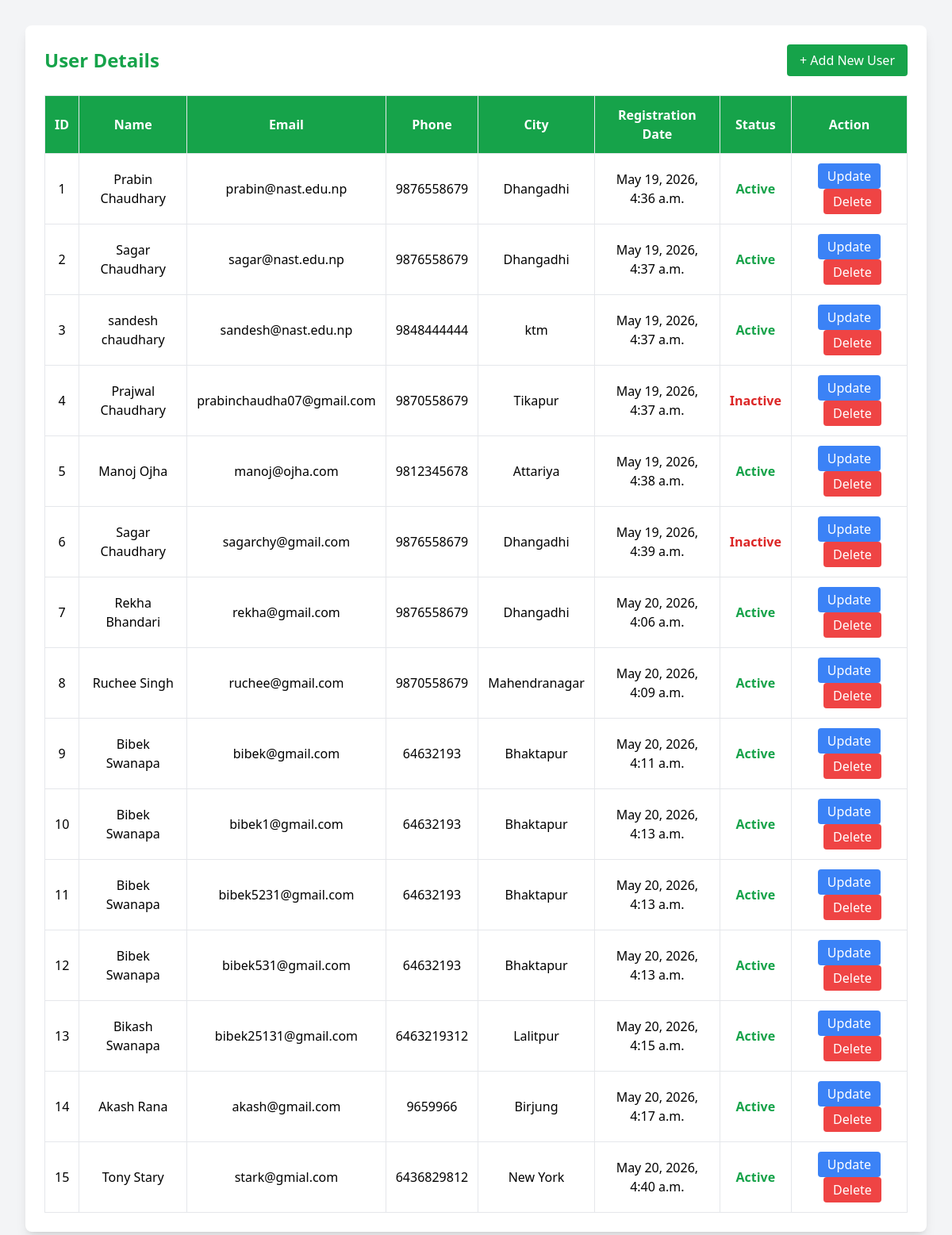
Before: /home/user/ with the older database file.
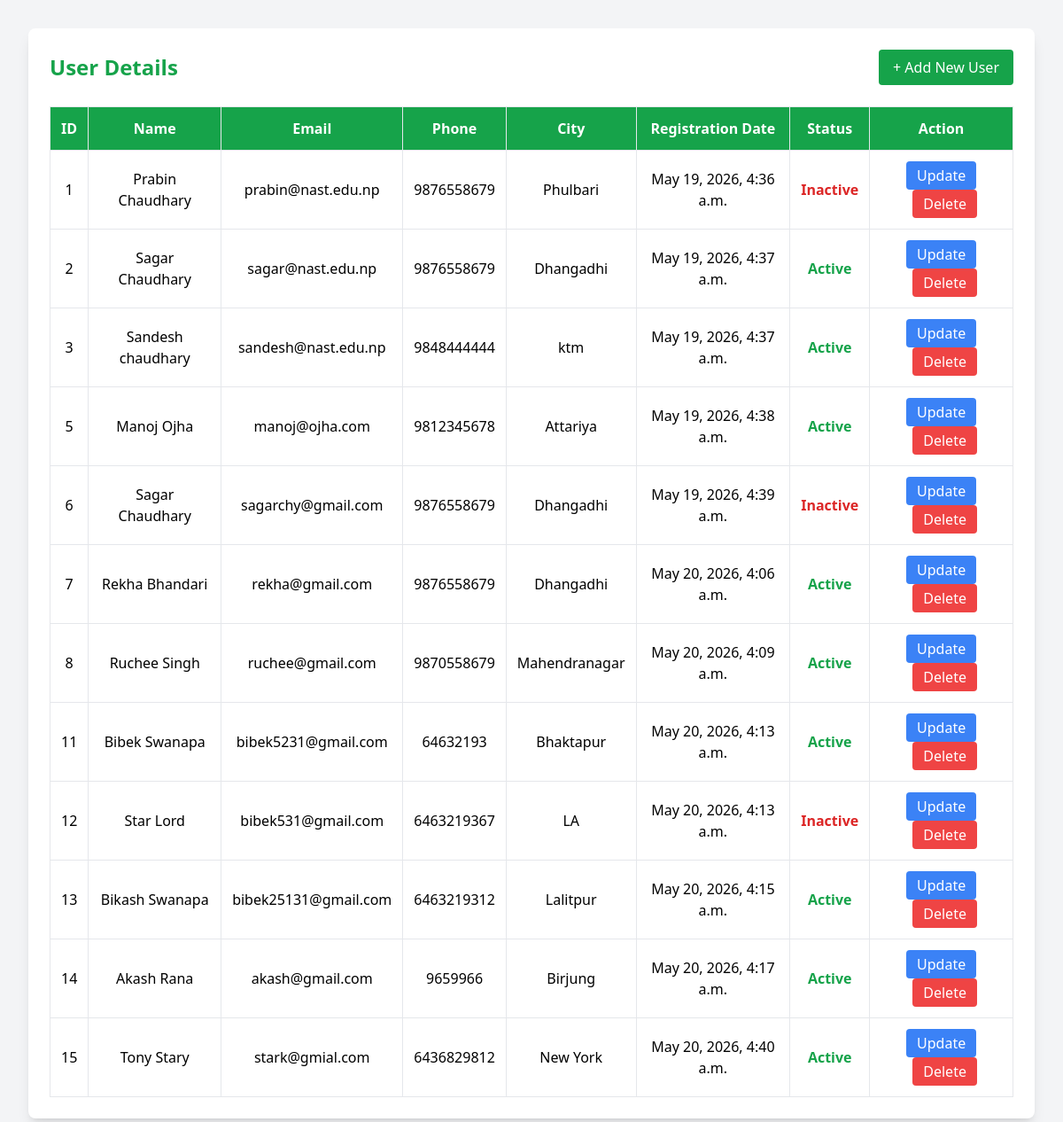
After: the same page with the newer database file.
### home/models.py (models this page shows, shortened)
class User(models.Model):
    full_name = models.CharField(max_length=100, help_text="user full name")
    email = models.EmailField(unique=True)
    phone = models.CharField(max_length=10)
    city = models.CharField(max_length=50)
    created_at = models.DateTimeField(auto_now_add=True)
    is_active = models.BooleanField(default=True)
    class Meta:
        db_table = "user"

### home/views.py (the view)
# urls.py: path('user/', user_list, name='user' ),
def user_list(request):
    user = User.objects.all()
    return render(request, 'user_info/users.html', {'users':user})

### home/templates/user_info/users.html (shortened to what this page needs)
<!DOCTYPE html>
<html lang="en">
<head>
    <script src="https://cdn.tailwindcss.com"></script>
</head>
<body class="bg-gray-100 p-8">
    <div class="max-w-6xl mx-auto bg-white shadow-lg rounded-lg p-6">
        <div class="flex justify-between items-center mb-6">
            <h1 class="text-2xl font-bold text-green-600">
                User Details
            </h1>
            <a href="{% url 'create2' %}">
                <button class="bg-green-600 text-white px-4 py-2 rounded hover:bg-green-700">
                    + Add New User
                </button>
            </a>
        </div>
        <table class="w-full border-collapse border border-gray-300 text-center">
            <thead class="bg-green-600 text-white">
                <tr>
                    <th class="p-3 border">ID</th>
                    <th class="p-3 border">Name</th>
                    <th class="p-3 border">Email</th>
                    <th class="p-3 border">Phone</th>
                    <th class="p-3 border">City</th>
                    <th class="p-3 border">Registration Date</th>
                    <th class="p-3 border">Status</th>
                    <th class="p-3 border">Action</th>
                </tr>
            </thead>
            <tbody>
                {% for user in users %}
                <tr class="hover:bg-gray-50">
                    <td class="p-3 border">{{ user.id }}</td>
                    <td class="p-3 border">{{ user.full_name }}</td>
                    <td class="p-3 border">{{ user.email }}</td>
                    <td class="p-3 border">{{ user.phone }}</td>
                    <td class="p-3 border">{{ user.city }}</td>
                    <td class="p-3 border">{{ user.created_at }}</td>
                    <td class="p-3 border">
                        {% if user.is_active %}
                            <span class="text-green-600 font-semibold">Active</span>
                        {% else %}
                            <span class="text-red-600 font-semibold">Inactive</span>
                        {% endif %}
                    </td>
                    <td class="p-3 border space-x-2">
                        <a href="{% url 'update' user.id %}">
                            <button class="bg-blue-500 text-white px-3 py-1 rounded hover:bg-blue-600">
                                Update
                            </button>
                        </a>
                        <a href="{% url 'delete' user.id %}">
                            <button class="bg-red-500 text-white px-3 py-1 rounded hover:bg-red-600">
                                Delete
                            </button>
                        </a>
                    </td>
                </tr>
                {% endfor %}
            </tbody>
        </table>
    </div>
</body>
</html>

Changed rows visible on the page:
removed User: id "4", full_name "Prajwal Chaudhary", email "prabinchaudha07@gmail.com", phone "9870558679", city "Tikapur", created_at "May 19, 2026, 4:37 a.m.", is_active "Inactive"
removed User: id "9", full_name "Bibek Swanapa", email "bibek@gmail.com", phone "64632193", city "Bhaktapur", created_at "May 20, 2026, 4:11 a.m.", is_active "Active"
removed User: id "10", full_name "Bibek Swanapa", email "bibek1@gmail.com", phone "64632193", city "Bhaktapur", created_at "May 20, 2026, 4:13 a.m.", is_active "Active"
changed User "Prabin Chaudhary": city "Dhangadhi" → "Phulbari"; is_active "Active" → "Inactive"
changed User "sandesh@nast.edu.np": full_name "sandesh chaudhary" → "Sandesh chaudhary"
changed User "bibek531@gmail.com": full_name "Bibek Swanapa" → "Star Lord"; phone "64632193" → "6463219367"; city "Bhaktapur" → "LA"; is_active "Active" → "Inactive"
